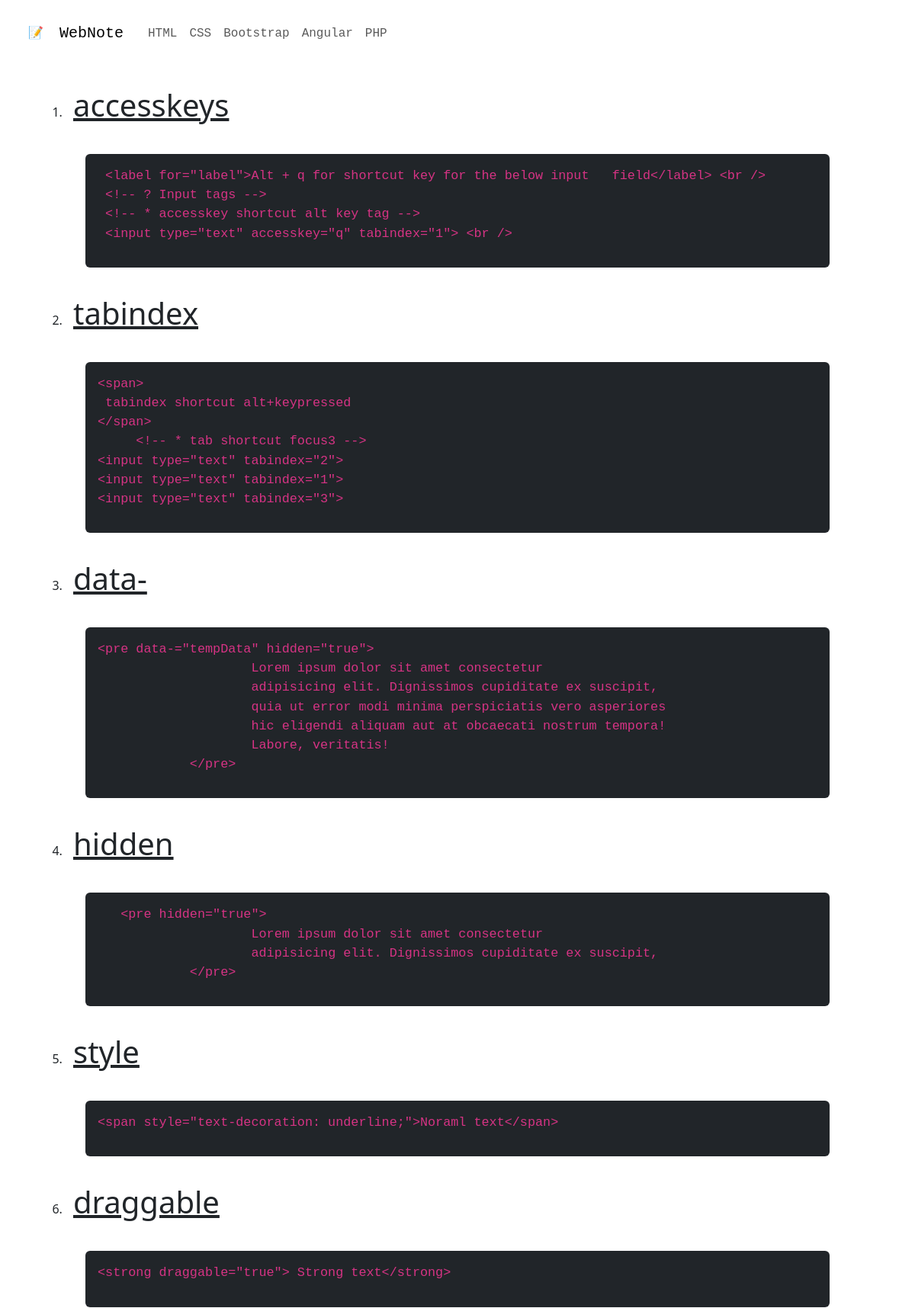
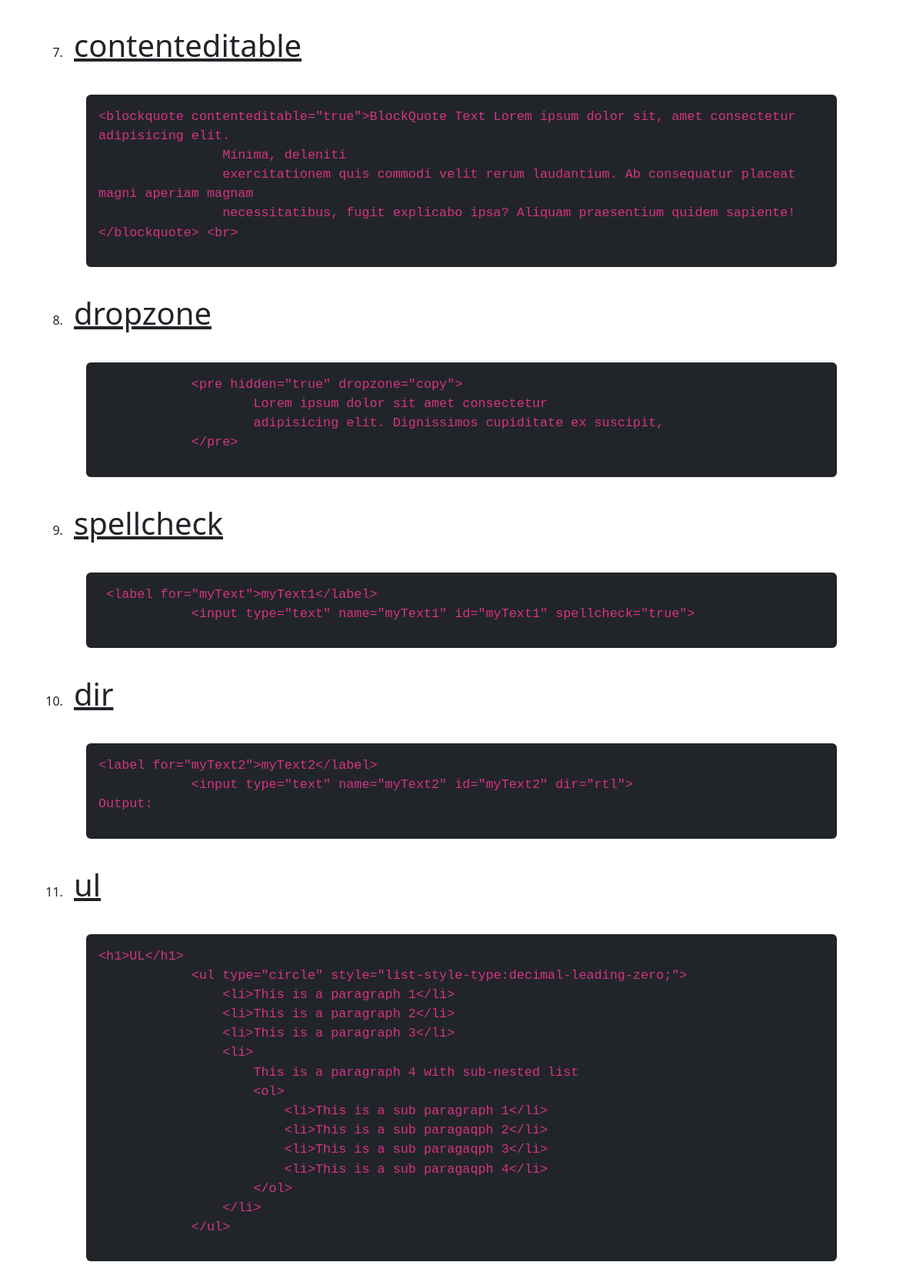
Screenshot of /layout/views/html.php (upper part) with the database file from the repository (2 pictures, top to bottom).
### tables this page shows
CREATE TABLE `content` (
  `Id` int(11) NOT NULL,
  `Context_id` int(11) NOT NULL,
  `Name` text NOT NULL,
  `Description` text NOT NULL,
  `Created_at` timestamp NOT NULL DEFAULT current_timestamp(),
  `Updated_at` timestamp NOT NULL DEFAULT current_timestamp()
);

### layout/views/html.php (the view, shortened to what this page needs)
<?php
require_once("../../config/dbCon.php");
$connection = getDatabaseMainConnection();
function getHTMLTagData(){
    global $connection;
    $sql = "SELECT * FROM content where context_id = 1";
    $result = $connection->query($sql);
    if ($result->num_rows > 0) {
        while ($row = $result->fetch_assoc()) {
            echo '<li class="nav-item"><span class="nav-link" id="' . $row["Name"] . '"><span class="display-6 text-decoration-underline">' . $row["Name"] . '</span><br><br><div class="p-3 m-3 rounded-2 bg-dark"><code><pre style="font-size:1.05rem">' . (htmlspecialchars($row["Description"])) . '</pre></code></div></li>';
        }
    } else {
        echo "No items found.";
    }
}
?>
<!DOCTYPE html>
<html lang="en">
<head>
    <link rel="stylesheet" href="../../public/css/style.css">
</head>
<body></body>
<div class="body" style="height:auto">
    <div class="d-flex flex-column">
        <div class="col-12">
            <?php include_once('../components/header/user/header.php'); ?>
        </div>
        <div class="container p-4 mt-5">
            <ol type="1">
                <?php getHTMLTagData() ?>
            </ol>
        </div>
    </div>
</div>
</body>
</html>

### public/css/style.css (style rules this page uses)
.body { width: 100%; }
pre { white-space: pre-wrap; }

### layout/views/html.php (style rules this page uses)
ol { padding: 2rem; }
ol li { padding: 10px; }

### rows the page displays
content: Name "accesskeys", Description "<label for=\"label\">Alt + q for shortcut key for the below input field</label> <br /> <!-- ? Input tags --> <!-- * accesskey shortcut alt key tag --> <input type=\"text\" accesskey=\"q\" tabindex=\"1\"> <br />"
content: Name "tabindex", Description "<span> tabindex shortcut alt+keypressed </span> <!-- * tab shortcut focus3 --> <input type=\"text\" tabindex=\"2\"> <input type=\"text\" tabindex=\"1\"> <input type=\"text\" tabindex=\"3\">"
content: Name "data-", Description "<pre data-=\"tempData\" hidden=\"true\"> Lorem ipsum dolor sit amet consectetur adipisicing elit. Dignissimos cupiditate ex suscipit, quia ut error modi minima perspiciatis vero asperiores hic eligendi aliquam aut at obcaecati nostrum tempora! Labore, veritatis! </pre>"
content: Name "hidden", Description "<pre hidden=\"true\"> Lorem ipsum dolor sit amet consectetur adipisicing elit. Dignissimos cupiditate ex suscipit, </pre>"
content: Name "style", Description "<span style=\"text-decoration: underline;\">Noraml text</span>"
content: Name "draggable", Description "<strong draggable=\"true\"> Strong text</strong>"
content: Name "contenteditable", Description "<blockquote contenteditable=\"true\">BlockQuote Text Lorem ipsum dolor sit, amet consectetur adipisicing elit. Minima, deleniti exercitationem quis commodi velit rerum laudantium. Ab consequatur placeat magni aperiam magnam necessitatibus, fugit explicabo ipsa? Aliquam praesentium quidem sapiente!</blockquote> <br>"
content: Name "dropzone", Description "<pre hidden=\"true\" dropzone=\"copy\"> Lorem ipsum dolor sit amet consectetur adipisicing elit. Dignissimos cupiditate ex suscipit, </pre>"
content: Name "spellcheck", Description "<label for=\"myText\">myText1</label> <input type=\"text\" name=\"myText1\" id=\"myText1\" spellcheck=\"true\">"
content: Name "dir", Description "<label for=\"myText2\">myText2</label> <input type=\"text\" name=\"myText2\" id=\"myText2\" dir=\"rtl\"> Output:"
content: Name "ul", Description "<h1>UL</h1> <ul type=\"circle\" style=\"list-style-type:decimal-leading-zero;\"> <li>This is a paragraph 1</li> <li>This is a paragraph 2</li> <li>This is a paragraph 3</li> <li> This is a paragraph 4 with sub-nested list <ol> <li>This is a sub paragraph 1</li> <li>This is a sub paragaqph 2</li> <li>This is a sub paragaqph 3</li> <li>This is a sub paragaqph 4</li> </ol> </li> </ul>"
